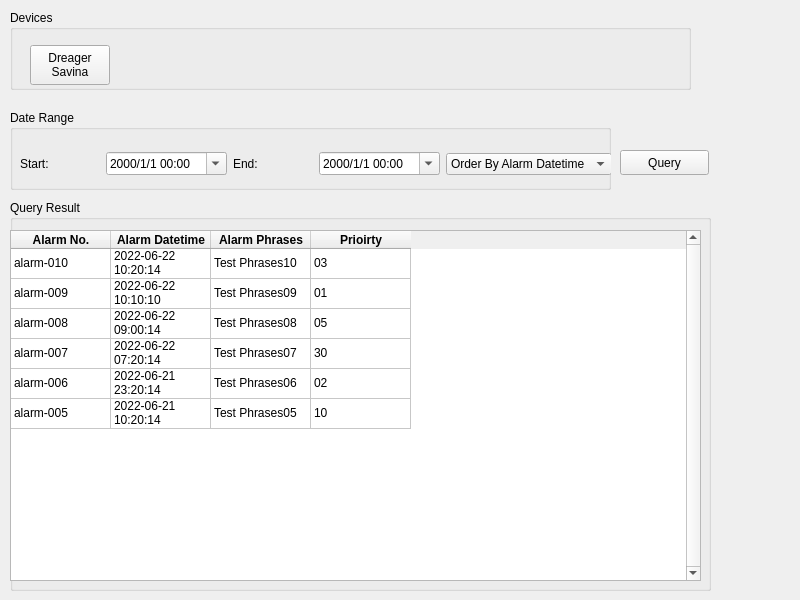
<?xml version="1.0" encoding="UTF-8"?>
<ui version="4.0">
 <class>UtilitiesTab_alarmHistory_Widget</class>
 <widget class="QWidget" name="UtilitiesTab_alarmHistory_Widget">
  <property name="geometry">
   <rect>
    <x>0</x>
    <y>0</y>
    <width>800</width>
    <height>600</height>
   </rect>
  </property>
  <property name="windowTitle">
   <string>Form</string>
  </property>
  <widget class="QGroupBox" name="groupBox_4">
   <property name="geometry">
    <rect>
     <x>10</x>
     <y>110</y>
     <width>601</width>
     <height>80</height>
    </rect>
   </property>
   <property name="title">
    <string>Date Range</string>
   </property>
   <widget class="QWidget" name="layoutWidget">
    <property name="geometry">
     <rect>
      <x>10</x>
      <y>40</y>
      <width>592</width>
      <height>28</height>
     </rect>
    </property>
    <layout class="QHBoxLayout" name="horizontalLayout_2">
     <item>
      <widget class="QLabel" name="label">
       <property name="text">
        <string>Start:</string>
       </property>
      </widget>
     </item>
     <item>
      <widget class="QDateTimeEdit" name="startDate_dateTimeEdit">
       <property name="toolTip">
        <string>Query start datetime</string>
       </property>
       <property name="displayFormat">
        <string>yyyy/M/d hh:mm</string>
       </property>
       <property name="calendarPopup">
        <bool>true</bool>
       </property>
      </widget>
     </item>
     <item>
      <widget class="QLabel" name="label_2">
       <property name="text">
        <string>End:</string>
       </property>
      </widget>
     </item>
     <item>
      <widget class="QDateTimeEdit" name="endDate_dateTimeEdit">
       <property name="toolTip">
        <string>query end datetime</string>
       </property>
       <property name="displayFormat">
        <string>yyyy/M/d hh:mm</string>
       </property>
       <property name="calendarPopup">
        <bool>true</bool>
       </property>
      </widget>
     </item>
     <item>
      <widget class="QComboBox" name="orderType_comboBox">
       <item>
        <property name="text">
         <string>Order By Alarm Datetime</string>
        </property>
       </item>
       <item>
        <property name="text">
         <string>Order By Duration</string>
        </property>
       </item>
       <item>
        <property name="text">
         <string>Order By Alarm Message</string>
        </property>
       </item>
      </widget>
     </item>
    </layout>
   </widget>
  </widget>
  <widget class="QGroupBox" name="groupBox_3">
   <property name="geometry">
    <rect>
     <x>10</x>
     <y>10</y>
     <width>681</width>
     <height>80</height>
    </rect>
   </property>
   <property name="title">
    <string>Devices</string>
   </property>
   <widget class="QWidget" name="horizontalLayoutWidget">
    <property name="geometry">
     <rect>
      <x>20</x>
      <y>30</y>
      <width>611</width>
      <height>51</height>
     </rect>
    </property>
    <layout class="QHBoxLayout" name="horizontalLayout">
     <item>
      <layout class="QHBoxLayout" name="devices_horizontalLayout">
       <item>
        <widget class="QPushButton" name="deviceTemplate_pushButton">
         <property name="sizePolicy">
          <sizepolicy hsizetype="Preferred" vsizetype="Fixed">
           <horstretch>0</horstretch>
           <verstretch>0</verstretch>
          </sizepolicy>
         </property>
         <property name="minimumSize">
          <size>
           <width>80</width>
           <height>40</height>
          </size>
         </property>
         <property name="maximumSize">
          <size>
           <width>80</width>
           <height>40</height>
          </size>
         </property>
         <property name="styleSheet">
          <string notr="true">QPushButton:checked {
	background-color: rgb(52, 101, 164);
}</string>
         </property>
         <property name="text">
          <string>Dreager
Savina</string>
         </property>
         <property name="checkable">
          <bool>true</bool>
         </property>
        </widget>
       </item>
      </layout>
     </item>
     <item>
      <spacer name="horizontalSpacer">
       <property name="orientation">
        <enum>Qt::Horizontal</enum>
       </property>
       <property name="sizeHint" stdset="0">
        <size>
         <width>40</width>
         <height>20</height>
        </size>
       </property>
      </spacer>
     </item>
    </layout>
   </widget>
  </widget>
  <widget class="QGroupBox" name="groupBox_5">
   <property name="geometry">
    <rect>
     <x>10</x>
     <y>200</y>
     <width>701</width>
     <height>391</height>
    </rect>
   </property>
   <property name="title">
    <string>Query Result</string>
   </property>
   <widget class="QTableWidget" name="queryResult_tableWidget">
    <property name="geometry">
     <rect>
      <x>0</x>
      <y>30</y>
      <width>691</width>
      <height>351</height>
     </rect>
    </property>
    <property name="verticalScrollBarPolicy">
     <enum>Qt::ScrollBarAlwaysOn</enum>
    </property>
    <property name="selectionMode">
     <enum>QAbstractItemView::SingleSelection</enum>
    </property>
    <property name="selectionBehavior">
     <enum>QAbstractItemView::SelectRows</enum>
    </property>
    <attribute name="verticalHeaderVisible">
     <bool>false</bool>
    </attribute>
    <row>
     <property name="text">
      <string>新增列</string>
     </property>
    </row>
    <row>
     <property name="text">
      <string>新增列</string>
     </property>
    </row>
    <row>
     <property name="text">
      <string>新增列</string>
     </property>
    </row>
    <row>
     <property name="text">
      <string>新增列</string>
     </property>
    </row>
    <row>
     <property name="text">
      <string>新增列</string>
     </property>
    </row>
    <row>
     <property name="text">
      <string>新增列</string>
     </property>
    </row>
    <column>
     <property name="text">
      <string>Alarm No.</string>
     </property>
     <property name="font">
      <font>
       <bold>true</bold>
      </font>
     </property>
    </column>
    <column>
     <property name="text">
      <string>Alarm Datetime</string>
     </property>
     <property name="font">
      <font>
       <bold>true</bold>
      </font>
     </property>
    </column>
    <column>
     <property name="text">
      <string>Alarm Phrases</string>
     </property>
     <property name="font">
      <font>
       <bold>true</bold>
      </font>
     </property>
    </column>
    <column>
     <property name="text">
      <string>Prioirty</string>
     </property>
     <property name="font">
      <font>
       <bold>true</bold>
      </font>
     </property>
    </column>
    <item row="0" column="0">
     <property name="text">
      <string>alarm-010</string>
     </property>
     <property name="flags">
      <set>ItemIsSelectable|ItemIsEnabled</set>
     </property>
    </item>
    <item row="0" column="1">
     <property name="text">
      <string>2022-06-22 10:20:14</string>
     </property>
     <property name="flags">
      <set>ItemIsSelectable|ItemIsEnabled</set>
     </property>
    </item>
    <item row="0" column="2">
     <property name="text">
      <string>Test Phrases10</string>
     </property>
     <property name="flags">
      <set>ItemIsSelectable|ItemIsEnabled</set>
     </property>
    </item>
    <item row="0" column="3">
     <property name="text">
      <string>03</string>
     </property>
     <property name="flags">
      <set>ItemIsSelectable|ItemIsEnabled</set>
     </property>
    </item>
    <item row="1" column="0">
     <property name="text">
      <string>alarm-009</string>
     </property>
     <property name="flags">
      <set>ItemIsSelectable|ItemIsEnabled</set>
     </property>
    </item>
    <item row="1" column="1">
     <property name="text">
      <string>2022-06-22 10:10:10</string>
     </property>
     <property name="flags">
      <set>ItemIsSelectable|ItemIsEnabled</set>
     </property>
    </item>
    <item row="1" column="2">
     <property name="text">
      <string>Test Phrases09</string>
     </property>
     <property name="flags">
      <set>ItemIsSelectable|ItemIsEnabled</set>
     </property>
    </item>
    <item row="1" column="3">
     <property name="text">
      <string>01</string>
     </property>
     <property name="flags">
      <set>ItemIsSelectable|ItemIsEnabled</set>
     </property>
    </item>
    <item row="2" column="0">
     <property name="text">
      <string>alarm-008</string>
     </property>
     <property name="flags">
      <set>ItemIsSelectable|ItemIsEnabled</set>
     </property>
    </item>
    <item row="2" column="1">
     <property name="text">
      <string>2022-06-22 09:00:14</string>
     </property>
     <property name="flags">
      <set>ItemIsSelectable|ItemIsEnabled</set>
     </property>
    </item>
    <item row="2" column="2">
     <property name="text">
      <string>Test Phrases08</string>
     </property>
     <property name="flags">
      <set>ItemIsSelectable|ItemIsEnabled</set>
     </property>
    </item>
    <item row="2" column="3">
     <property name="text">
      <string>05</string>
     </property>
     <property name="flags">
      <set>ItemIsSelectable|ItemIsEnabled</set>
     </property>
    </item>
    <item row="3" column="0">
     <property name="text">
      <string>alarm-007</string>
     </property>
     <property name="flags">
      <set>ItemIsSelectable|ItemIsEnabled</set>
     </property>
    </item>
    <item row="3" column="1">
     <property name="text">
      <string>2022-06-22 07:20:14</string>
     </property>
     <property name="flags">
      <set>ItemIsSelectable|ItemIsEnabled</set>
     </property>
    </item>
    <item row="3" column="2">
     <property name="text">
      <string>Test Phrases07</string>
     </property>
     <property name="flags">
      <set>ItemIsSelectable|ItemIsEnabled</set>
     </property>
    </item>
    <item row="3" column="3">
     <property name="text">
      <string>30</string>
     </property>
     <property name="flags">
      <set>ItemIsSelectable|ItemIsEnabled</set>
     </property>
    </item>
    <item row="4" column="0">
     <property name="text">
      <string>alarm-006</string>
     </property>
     <property name="flags">
      <set>ItemIsSelectable|ItemIsEnabled</set>
     </property>
    </item>
    <item row="4" column="1">
     <property name="text">
      <string>2022-06-21 23:20:14</string>
     </property>
     <property name="flags">
      <set>ItemIsSelectable|ItemIsEnabled</set>
     </property>
    </item>
    <item row="4" column="2">
     <property name="text">
      <string>Test Phrases06</string>
     </property>
     <property name="flags">
      <set>ItemIsSelectable|ItemIsEnabled</set>
     </property>
    </item>
    <item row="4" column="3">
     <property name="text">
      <string>02</string>
     </property>
     <property name="flags">
      <set>ItemIsSelectable|ItemIsEnabled</set>
     </property>
    </item>
    <item row="5" column="0">
     <property name="text">
      <string>alarm-005</string>
     </property>
     <property name="flags">
      <set>ItemIsSelectable|ItemIsEnabled</set>
     </property>
    </item>
    <item row="5" column="1">
     <property name="text">
      <string>2022-06-21 10:20:14</string>
     </property>
     <property name="flags">
      <set>ItemIsSelectable|ItemIsEnabled</set>
     </property>
    </item>
    <item row="5" column="2">
     <property name="text">
      <string>Test Phrases05</string>
     </property>
     <property name="flags">
      <set>ItemIsSelectable|ItemIsEnabled</set>
     </property>
    </item>
    <item row="5" column="3">
     <property name="text">
      <string>10</string>
     </property>
     <property name="flags">
      <set>ItemIsSelectable|ItemIsEnabled</set>
     </property>
    </item>
   </widget>
  </widget>
  <widget class="QPushButton" name="query_pushButton">
   <property name="geometry">
    <rect>
     <x>620</x>
     <y>150</y>
     <width>89</width>
     <height>25</height>
    </rect>
   </property>
   <property name="text">
    <string>Query</string>
   </property>
  </widget>
 </widget>
 <resources/>
 <connections/>
</ui>
